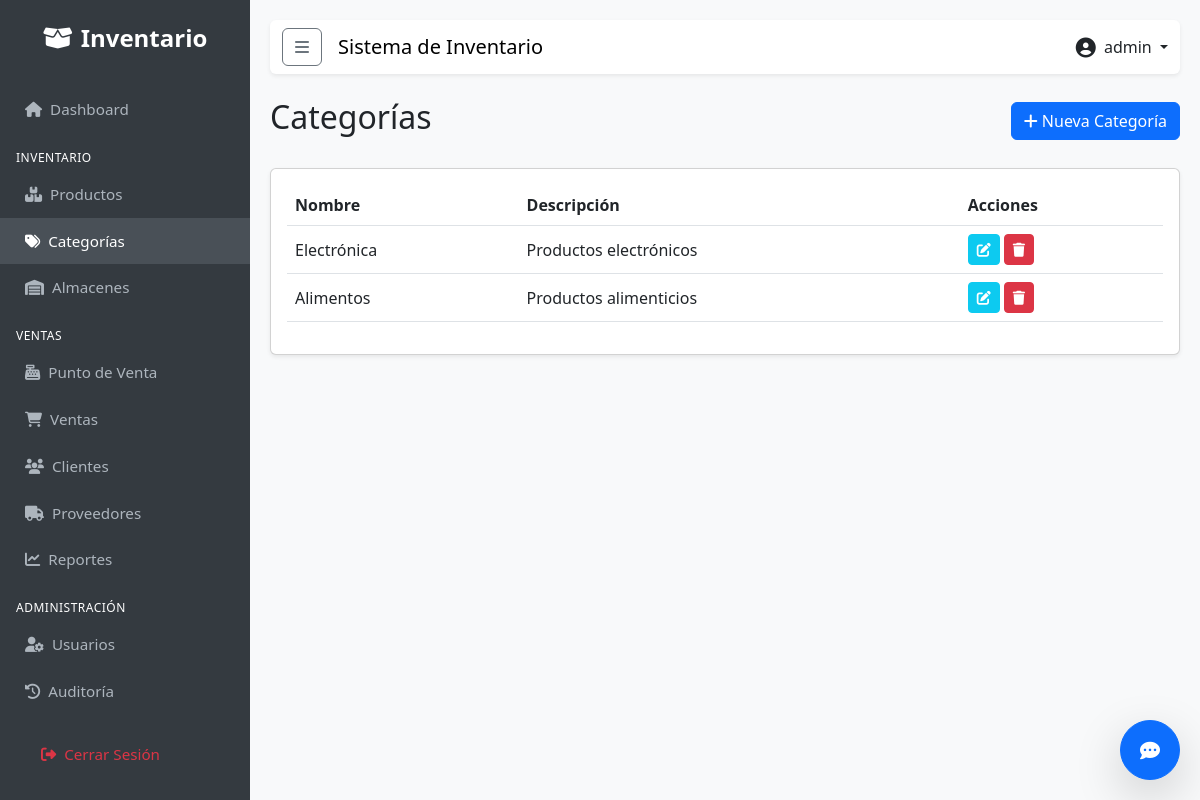
/inventory/categories/ (signed in), run on the app's committed database.
### apps/users/models.py (models this page shows, shortened)
class User(AbstractUser):
    class Role(models.TextChoices):
        ADMIN = 'ADMIN', _('Administrador')
        SELLER = 'SELLER', _('Vendedor')
        WAREHOUSE = 'WAREHOUSE', _('Almacenista')
    role = models.CharField(
        max_length=50,
        choices=Role.choices,
        default=Role.SELLER,
        verbose_name=_('Rol')
    )
    phone = models.CharField(max_length=20, blank=True, null=True, verbose_name=_('Teléfono'))
    class Meta:
        verbose_name = _('Usuario')
        verbose_name_plural = _('Usuarios')

### apps/inventory/models.py (models this page shows, shortened)
class Category(models.Model):
    name = models.CharField(max_length=100, unique=True, verbose_name=_('Nombre'))
    description = models.TextField(blank=True, verbose_name=_('Descripción'))
    created_at = models.DateTimeField(auto_now_add=True)
    class Meta:
        verbose_name = _('Categoría')
        verbose_name_plural = _('Categorías')

### apps/inventory/views.py (the view)
# urls.py: path('categories/', CategoryListView.as_view(), name='category_list'),
class CategoryListView(LoginRequiredMixin, ListView):
    model = Category
    template_name = 'inventory/category_list.html'
    context_object_name = 'categories'

### templates/inventory/category_list.html (shortened to what this page needs)
{% extends 'base.html' %}
{% block content %}
<div class="d-flex justify-content-between align-items-center mb-4">
    <h2>Categorías</h2>
    <a href="{% url 'inventory:category_add' %}" class="btn btn-primary">
        <i class="fas fa-plus"></i> Nueva Categoría
    </a>
</div>
<div class="card shadow-sm">
    <div class="card-body">
        <div class="table-responsive">
            <table class="table table-hover align-middle">
                <thead>
                    <tr>
                        <th>Nombre</th>
                        <th>Descripción</th>
                        <th>Acciones</th>
                    </tr>
                </thead>
                <tbody>
                    {% for category in categories %}
                    <tr>
                        <td>{{ category.name }}</td>
                        <td>{{ category.description }}</td>
                        <td>
                            <a href="{% url 'inventory:category_edit' category.pk %}"
                                class="btn btn-sm btn-info text-white">
                                <i class="fas fa-edit"></i>
                            </a>
                            <a href="{% url 'inventory:category_delete' category.pk %}" class="btn btn-sm btn-danger">
                                <i class="fas fa-trash"></i>
                            </a>
                        </td>
                    </tr>
                    {% empty %}
                    <tr>
                        <td colspan="3" class="text-center text-muted">No hay categorías registradas.</td>
                    </tr>
                    {% endfor %}
                </tbody>
            </table>
        </div>
    </div>
</div>
{% endblock %}

### templates/base.html (shortened to what this page needs)
{% load static %}
<!DOCTYPE html>
<html lang="es">
<head>
    <link href="https://cdn.jsdelivr.net/npm/bootstrap@5.3.0/dist/css/bootstrap.min.css" rel="stylesheet">
    <link rel="stylesheet" href="https://cdnjs.cloudflare.com/ajax/libs/font-awesome/6.4.0/css/all.min.css">
</head>
<body>
    <div class="sidebar" id="sidebar">
        <div class="brand">
            <i class="fas fa-box-open me-2"></i>Inventario
        </div>
        <a href="{% url 'dashboard:index' %}"
            class="{% if request.resolver_match.app_name == 'dashboard' %}active{% endif %}">
            <i class="fas fa-home me-2"></i>Dashboard
        </a>
        <div class="sidebar-heading mt-3 px-3 mb-1">Inventario</div>
        <a href="{% url 'inventory:product_list' %}"
            class="{% if request.resolver_match.url_name == 'product_list' %}active{% endif %}">
            <i class="fas fa-boxes me-2"></i>Productos
        </a>
        <a href="{% url 'inventory:category_list' %}"
            class="{% if request.resolver_match.url_name == 'category_list' %}active{% endif %}">
            <i class="fas fa-tags me-2"></i>Categorías
        </a>
        <a href="{% url 'inventory:warehouse_list' %}"
            class="{% if request.resolver_match.url_name == 'warehouse_list' %}active{% endif %}">
            <i class="fas fa-warehouse me-2"></i>Almacenes
        </a>
        <div class="sidebar-heading mt-3 px-3 mb-1">Ventas</div>
        <a href="{% url 'sales:pos' %}" class="{% if request.resolver_match.url_name == 'pos' %}active{% endif %}">
            <i class="fas fa-cash-register me-2"></i>Punto de Venta
        </a>
        <a href="{% url 'sales:sale_list' %}"
            class="{% if request.resolver_match.url_name == 'sale_list' %}active{% endif %}">
            <i class="fas fa-shopping-cart me-2"></i>Ventas
        </a>
        <a href="{% url 'sales:client_list' %}"
            class="{% if request.resolver_match.url_name == 'client_list' %}active{% endif %}">
            <i class="fas fa-users me-2"></i>Clientes
        </a>
        <a href="{% url 'sales:supplier_list' %}"
            class="{% if request.resolver_match.url_name == 'supplier_list' %}active{% endif %}">
            <i class="fas fa-truck me-2"></i>Proveedores
        </a>
        <a href="{% url 'sales:sales_report' %}"
            class="{% if request.resolver_match.url_name == 'sales_report' %}active{% endif %}">
            <i class="fas fa-chart-line me-2"></i>Reportes
        </a>
        {% if user.is_superuser %}
        <div class="sidebar-heading mt-3 px-3 mb-1">Administración</div>
        <a href="{% url 'users:user_list' %}"
            class="{% if request.resolver_match.url_name == 'user_list' %}active{% endif %}">
            <i class="fas fa-user-cog me-2"></i>Usuarios
        </a>
        <a href="{% url 'users:audit_log' %}"
            class="{% if request.resolver_match.url_name == 'audit_log' %}active{% endif %}">
            <i class="fas fa-history me-2"></i>Auditoría
        </a>
        {% endif %}
        <div class="mt-auto p-3">
            <a href="{% url 'users:logout' %}" class="text-danger">
                <i class="fas fa-sign-out-alt me-2"></i>Cerrar Sesión
            </a>
        </div>
    </div>
    <div class="main-content">
        <nav class="navbar navbar-expand-lg navbar-light bg-white mb-4 shadow-sm rounded">
            <div class="container-fluid">
                <button class="btn btn-outline-secondary me-3" id="sidebarToggle">
                    <i class="fas fa-bars"></i>
                </button>
                <span class="navbar-brand mb-0 h1">Sistema de Inventario</span>
                <div class="ms-auto d-flex align-items-center">
                    <div class="dropdown">
                        <a class="nav-link dropdown-toggle" href="#" role="button" data-bs-toggle="dropdown">
                            <i class="fas fa-user-circle fa-lg me-1"></i> {{ user.username }}
                        </a>
                    </div>
                </div>
            </div>
        </nav>
        {% block content %}
        {% endblock %}
    </div>
    <div id="chat-widget" style="position: fixed; bottom: 20px; right: 20px; z-index: 1050;">
        <button id="chat-toggle" class="btn btn-primary rounded-circle shadow-lg" style="width: 60px; height: 60px;">
            <i class="fas fa-comment-dots fa-lg"></i>
        </button>
    </div>
</body>
</html>

### templates/base.html (style rules this page uses)
body { font-family: 'Segoe UI', Tahoma, Geneva, Verdana, sans-serif; background-color: #f8f9fa; }
.sidebar { height: 100vh; position: fixed; top: 0; left: 0; width: 250px; background-color: #343a40; padding-top: 20px; color: white; transition: all 0.3s; z-index: 1000; overflow-y: auto; }
.sidebar a { padding: 12px 25px; text-decoration: none; font-size: 0.95rem; color: #adb5bd; display: block; transition: 0.3s; }
.sidebar a:hover, .sidebar a.active { color: white; background-color: #495057; }
.sidebar .brand { font-size: 1.5rem; text-align: center; margin-bottom: 30px; color: white; font-weight: bold; }
.sidebar-heading { font-size: 0.75rem; text-transform: uppercase; letter-spacing: 0.5px; }
.main-content { margin-left: 250px; padding: 20px; transition: all 0.3s; }

### data on the page
User: username "admin"
Category: name "Electrónica", description "Productos electrónicos"
Category: name "Alimentos", description "Productos alimenticios"
